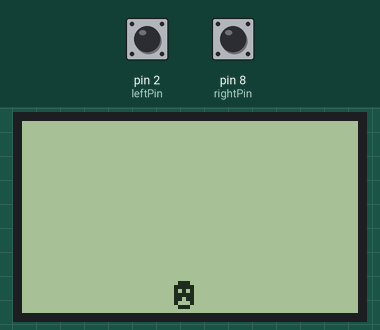
The sketch below on a simulated Arduino Uno, built with avr-gcc and run on an emulated ATmega328P. On the bench: 84×48 one-colour display. The test bench sets the inputs (shaded band); at power-on: pin 2 (leftPin) LOW, pin 8 (rightPin) LOW.

Above: at 1.2 s.
1.3 s: pin 2 (leftPin) pulled HIGH for 1 s
At 2.7 s:
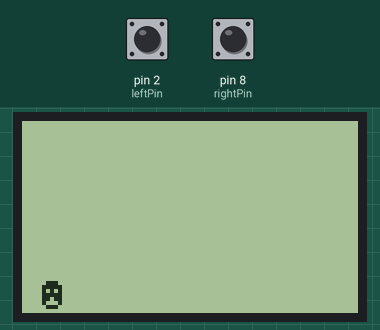
3.8 s: pin 8 (rightPin) pulled HIGH for 3.2 s
At 7.5 s:
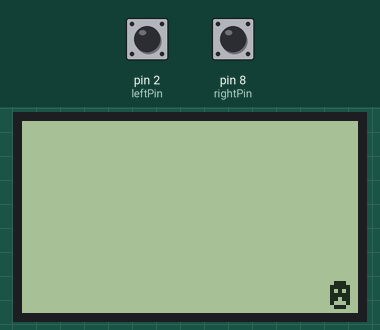
Timing chart, 0 to 9.0 s (numbered marks = the images above; inputs shaded):
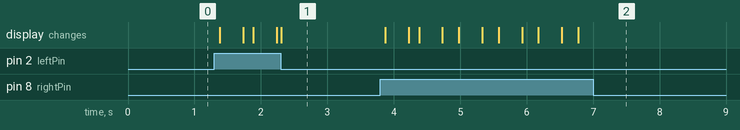

Measured:
- after the input at 1.3 s, the display: first changes after 0.08 s (image 1 shows a later state)
- after the input at 3.8 s, the display: first changes after 0.07 s (image 2 shows a later state)

The sketch:

SpaceInvaders.ino
```cpp
#include <SPI.h>
#include <Adafruit_GFX.h>
#include <Adafruit_PCD8544.h>

// Software SPI (slower updates, more flexible pin options):
// pin 7 - Serial clock out (SCLK)
// pin 6 - Serial data out (DIN)
// pin 5 - Data/Command select (D/C)
// pin 4 - LCD chip select (CS)
// pin 3 - LCD reset (RST)
Adafruit_PCD8544 display = Adafruit_PCD8544(7, 6, 5, 4, 3);

#define NUMFLAKES 10
#define XPOS 0
#define YPOS 1
#define DELTAY 2


#define LOGO16_GLCD_HEIGHT 16
#define LOGO16_GLCD_WIDTH  16

/* change:
 *    - firePin
 *    - update rate for bullets and enemies
 *    - collision to be more accurate
 */

const int rightPin = 8, leftPin = 2, firePin = 10;     // the number of the pushbutton pin
const uint8_t player = 1, bullet = 8, enemy = 27;  // codul pt player, bullet si inamici
uint8_t bulletUpdateRate = 0, enemyUpdateRate = 0;  // la cate executii de loop sa updatam gloantele si inamicii pe ecran
uint8_t buttonStateRight = 0, buttonStateLeft = 0, buttonStateFire = 0; // checking if buttons are pressed or not
uint8_t xVal = 38, color = 0;  // pozitia( 38 - mijloc ) si culoarea player-ului
uint8_t gameState = 0; // verificam daca jucam sau e mesaju de end game
uint8_t score = 0, lives = 3; // scor adica cati omoram si vieti adica cate navete pot trece de noi pana pierdem


typedef struct NPCS
{
  // byte ca sa folosim mai putina memorie
  byte found;
  byte posY;
  byte posX;
}npc;

npc bullets[3];
npc enemies[14]; // de schimbat in functie de cati incap pe un rand. Cred ca 2 randuri de inamici ajung  !!!!!

static const unsigned char PROGMEM logo16_glcd_bmp[] =
{ B00000000, B11000000,
  B00000001, B11000000,
  B00000001, B11000000,
  B00000011, B11100000,
  B11110011, B11100000,
  B11111110, B11111000,
  B01111110, B11111111,
  B00110011, B10011111,
  B00011111, B11111100,
  B00001101, B01110000,
  B00011011, B10100000,
  B00111111, B11100000,
  B00111111, B11110000,
  B01111100, B11110000,
  B01110000, B01110000,
  B00000000, B00110000 };

void setup()
{
  Serial.begin(9600);
  pinMode(rightPin, INPUT);
  pinMode(leftPin, INPUT);
  pinMode(firePin, INPUT);

  display.begin();

  display.clearDisplay();
  display.setContrast(60);
  display.setTextSize(1);

  drawPlayer();

  // initializam structura de gloante . Nuj sincer daca trebe but just to be sure
  uint8_t i;
  for(i=0; i<3; i++)
  {
    bullets[i].found = 0;
    enemies[i].found = 1;
  }

 // de initializat pozitiile initiale ale inamicilor  !!!!!!!
}


void loop()
{
  if(gameState == 0)
  {
    bulletUpdateRate++;
    enemyUpdateRate++;

    checkPlayer();
    if(bulletUpdateRate == 10)
     {
      bulletUpdateRate = 0;
      checkBullets();
     }
    if(enemyUpdateRate == 20)
    {
      enemyUpdateRate = 0;
      checkEnemies();
    }
    checkCollisions();
    checkEndGame();
  }
  else
    drawEndGameScreen();
}

void drawEndGameScreen()
{
  // de facut !!!!!
  // scriem pe ecran "GAME OVER! SCORE: val"
}

void checkEndGame()
{
  if(lives == 0)
    gameState = 1;
}

void checkCollisions()
{
  uint8_t enemyCount, bulletCount, enemyFound = 0;

  for(enemyCount = 0; enemyCount < 14; enemyCount++)
    if(enemies[enemyCount].found != 0)
    {
      enemyFound++;
      for(bulletCount = 0; bulletCount < 3; bulletCount++)
        if(bullets[bulletCount].found != 0)
          if(enemies[enemyCount].posX == bullets[bulletCount].posX && enemies[enemyCount].posY == bullets[bulletCount].posY)
          {
            // verificam pentru fiecare glont si naveta care exista daca pozitiile lor coincid si daca da le stergem desenand cu alb
            bullets[bulletCount].found = enemies[enemyCount].found = 0;
            color = 1;
            drawBullet(bullets[bulletCount].posY,bullets[bulletCount].posX);
            drawEnemy(enemies[enemyCount].posY,enemies[enemyCount].posX);
            color = 0;

            score += 2; // crestem scoru cu 2 puncte pentru fiecare kill pentru ca de aia :))
          }

      if(enemies[enemyCount].posX == xVal && enemies[enemyCount].posY == 40)
      {
        // verificam daca pozitia fiecare nave care exista coincide cu pozitia de la player
        // si daca da stergem nava si scadem o viata si redesenam playeru la aceleasi coordonate
        enemies[enemyCount].found = 0;
        color = 1;
        drawEnemy(enemies[enemyCount].posY,enemies[enemyCount].posX);
        lives--;

        color = 0;
        drawPlayer();
      }
    }

  // daca nu mai sunt inamici inseamna ca am castigat si schimbam starea jocului
  if(enemyFound == 0)
    gameState = 1;
}

void checkEnemies()
{
  uint8_t i = 0;

  // verificam daca inamicii au ajuns jos pe ecran si daca da ii stergem si scadem o viata. Daca nu le modificam pozitia

  for(i=0; i<14; i++)
    if(enemies[i].found != 0)
    {
      color = 1;
      drawEnemy(enemies[i].posY,enemies[i].posX);

      if(enemies[i].posY < 42)
      {
        enemies[i].posY++;
        drawEnemy(enemies[i].posY,enemies[i].posX);
      }
      else
      {
        enemies[i].found = 0;
        lives--;
      }
    }
}

void checkBullets()
{
  uint8_t foundBullet = 0, i;

  for(i=0; i<3; i++)
    if(bullets[i].found != 0)
    {
      // verificam cele 3 gloante si daca gasim unul tras retinem ca l-am gasit si il desenam alb
      foundBullet++;
      color = 1;
      drawBullet(bullets[i].posY, bullets[i].posX);

      // si apoi daca inca nu iese din ecran il redesenam la noua pozitie cu negru
      // daca iese nu mai desenam nimic si il punem ca glont netras inca
      if(bullets[i].posY > 0)
      {
        bullets[i].posY--;
        color = 0;
        drawBullet(bullets[i].posY, bullets[i].posX);
      }
      else bullets[i].found = 0;

      // de verificat coliziunea cu o naveta
    }

  if(buttonStateFire == HIGH && foundBullet < 3)
    // daca tragem si mai avem loc de gloante
    for(i=0; i<3; i++)
      if(bullets[i].found == 0)
      {
        // luam prima pozitie de glont disponibila si retinem ca l-am tras si ii punem coordonatele
        bullets[i].found = 1;
        bullets[i].posX = xVal;
        bullets[i].posY = 35; // de schimbat valoarea asta cu una care se potriveste  !!!!!!!!
        drawBullet(bullets[i].posY, bullets[i].posX);
        break;
      }
}

void checkPlayer()
{
  buttonStateRight = digitalRead(rightPin);
  buttonStateLeft = digitalRead(leftPin);

  if(buttonStateRight == HIGH)
  {
    color = 1;
    drawPlayer();

    if(xVal < 77)
      xVal++;

    color = 0;
    drawPlayer();
  }

  if(buttonStateLeft == HIGH)
  {
    color = 1;
    drawPlayer();

    if(xVal > 1)
      xVal--;

    color = 0;
    drawPlayer();
  }
}

void drawEnemy(uint8_t posY, uint8_t posX)
{
  if(color == 0)
     display.setTextColor(BLACK);
  else
     display.setTextColor(WHITE);

  display.setCursor(posY,posX);
  display.write(enemy);
  display.display();
}

void drawBullet(uint8_t posY, uint8_t posX)
{
  if(color == 0)
     display.setTextColor(BLACK);
  else
     display.setTextColor(WHITE);

  display.setCursor(posY,posX);
  display.write(bullet);
  display.display();
}


void drawPlayer()
{
  if(color == 0)
     display.setTextColor(BLACK);
  else
     display.setTextColor(WHITE);

  display.setCursor(xVal,40);
  display.write(player);
  display.display();
}
```
